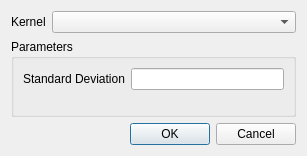
<?xml version="1.0" encoding="UTF-8"?>
<ui version="4.0">
 <class>Dialog</class>
 <widget class="QDialog" name="Dialog">
  <property name="geometry">
   <rect>
    <x>0</x>
    <y>0</y>
    <width>307</width>
    <height>156</height>
   </rect>
  </property>
  <property name="windowTitle">
   <string>Smoothing Dialog</string>
  </property>
  <layout class="QVBoxLayout" name="verticalLayout_2">
   <item>
    <layout class="QHBoxLayout" name="horizontalLayout">
     <item>
      <widget class="QLabel" name="kernel_label">
       <property name="text">
        <string>Kernel</string>
       </property>
      </widget>
     </item>
     <item>
      <widget class="QComboBox" name="kernel_combo_box">
       <property name="sizePolicy">
        <sizepolicy hsizetype="Preferred" vsizetype="Fixed">
         <horstretch>10</horstretch>
         <verstretch>0</verstretch>
        </sizepolicy>
       </property>
      </widget>
     </item>
    </layout>
   </item>
   <item>
    <widget class="QGroupBox" name="param_group_box">
     <property name="sizePolicy">
      <sizepolicy hsizetype="Preferred" vsizetype="Preferred">
       <horstretch>0</horstretch>
       <verstretch>10</verstretch>
      </sizepolicy>
     </property>
     <property name="title">
      <string>Parameters</string>
     </property>
     <layout class="QVBoxLayout" name="groupbox_layout">
      <item>
       <layout class="QFormLayout" name="param_form">
        <property name="formAlignment">
         <set>Qt::AlignRight|Qt::AlignTop|Qt::AlignTrailing</set>
        </property>
        <item row="0" column="0">
         <widget class="QLabel" name="stddev_label">
          <property name="text">
           <string>Standard Deviation</string>
          </property>
         </widget>
        </item>
        <item row="0" column="1">
         <widget class="QLineEdit" name="stddev_line_edit"/>
        </item>
       </layout>
      </item>
     </layout>
    </widget>
   </item>
   <item>
    <widget class="QDialogButtonBox" name="buttonBox">
     <property name="orientation">
      <enum>Qt::Horizontal</enum>
     </property>
     <property name="standardButtons">
      <set>QDialogButtonBox::Cancel|QDialogButtonBox::Ok</set>
     </property>
    </widget>
   </item>
  </layout>
 </widget>
 <resources/>
 <connections>
  <connection>
   <sender>buttonBox</sender>
   <signal>accepted()</signal>
   <receiver>Dialog</receiver>
   <slot>accept()</slot>
   <hints>
    <hint type="sourcelabel">
     <x>248</x>
     <y>254</y>
    </hint>
    <hint type="destinationlabel">
     <x>157</x>
     <y>274</y>
    </hint>
   </hints>
  </connection>
  <connection>
   <sender>buttonBox</sender>
   <signal>rejected()</signal>
   <receiver>Dialog</receiver>
   <slot>reject()</slot>
   <hints>
    <hint type="sourcelabel">
     <x>316</x>
     <y>260</y>
    </hint>
    <hint type="destinationlabel">
     <x>286</x>
     <y>274</y>
    </hint>
   </hints>
  </connection>
 </connections>
</ui>
